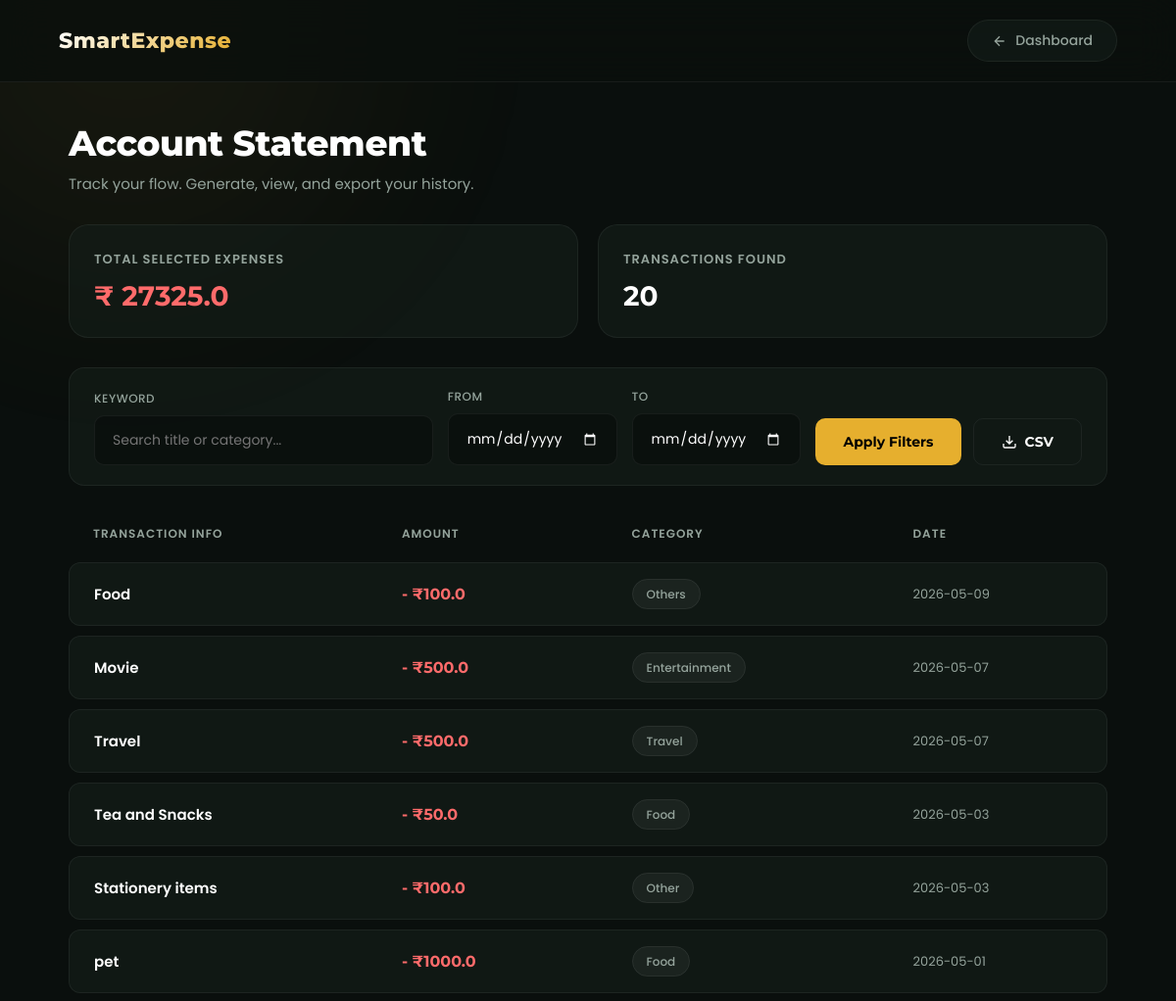
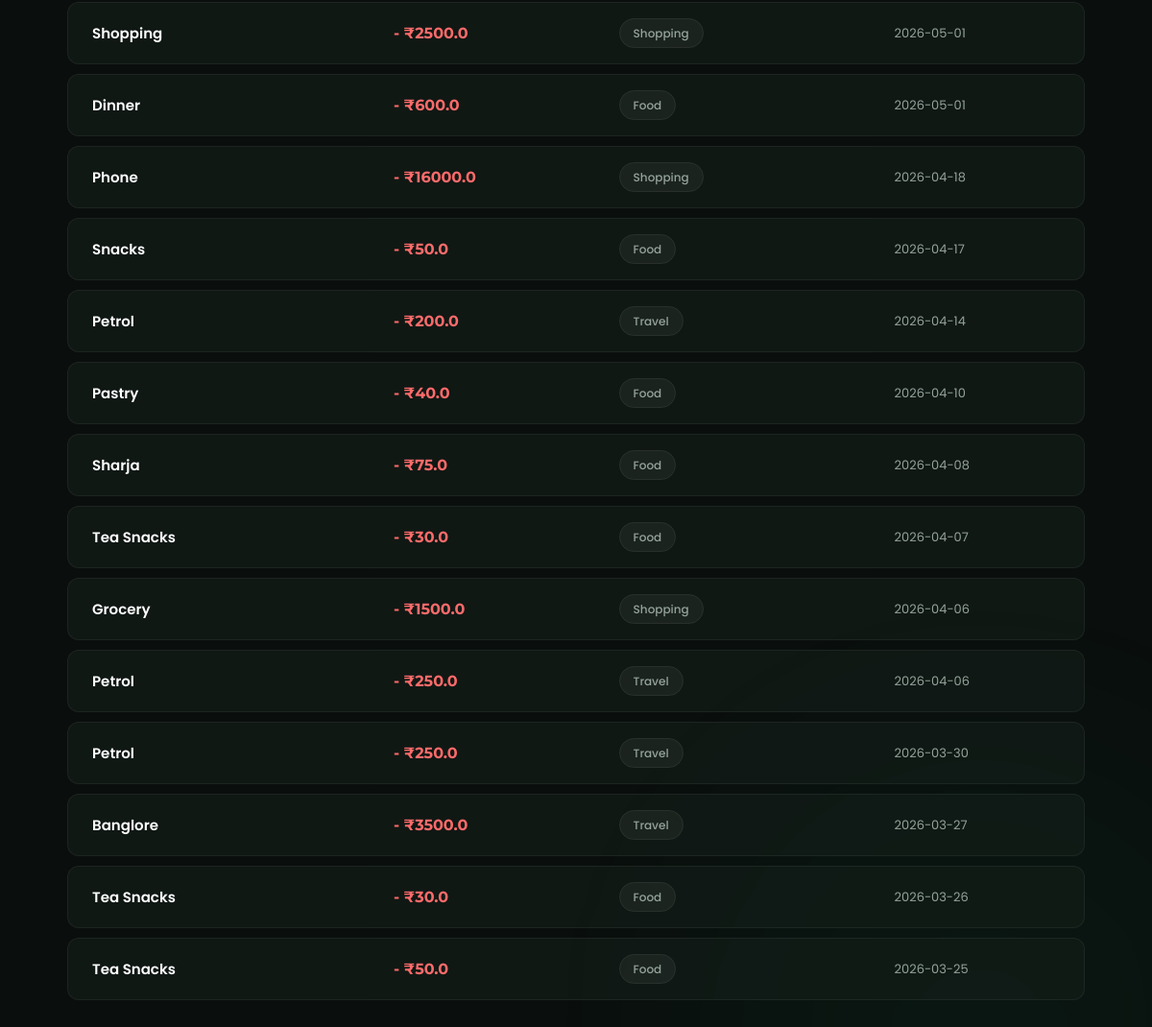
Screenshot of /statement (signed in) with the database file from the repository (2 pictures, top to bottom).
### tables this page shows
CREATE TABLE expenses (
                id INTEGER PRIMARY KEY AUTOINCREMENT,
                user_email TEXT,
                title TEXT,
                amount REAL,
                category TEXT,
                date TEXT
            );

### app.py (the view)
@app.route("/statement")
def statement():
    if "user" not in session:
        return redirect("/login")
    search_query = request.args.get('search')
    start_date = request.args.get('start_date')
    end_date = request.args.get('end_date')
    conn = sqlite3.connect(DB_FILE)
    cursor = conn.cursor()
    query = "SELECT title, amount, category, date FROM expenses WHERE user_email = ?"
    params = [session["email"]]
    if search_query:
        query += " AND (title LIKE ? OR category LIKE ?)"
        search_term = f"%{search_query}%"
        params.extend([search_term, search_term])
    if start_date:
        query += " AND date >= ?"
        params.append(start_date)
    if end_date:
        query += " AND date <= ?"
        params.append(end_date)
    query += " ORDER BY date DESC"
    cursor.execute(query, tuple(params))
    expenses = cursor.fetchall()
    total_expense = sum([exp[1] for exp in expenses]) if expenses else 0
    conn.close()
    return render_template(
        "statement.html",
        expenses=expenses,
        total_expense=total_expense
    )

### templates/statement.html (shortened to what this page needs)
<!DOCTYPE html>
<html lang="en">
<head>
</head>
<body>
    <header>
        <div class="logo">SmartExpense</div>
        <a href="/dashboard">
            <svg width="16" height="16" viewBox="0 0 24 24" fill="none" stroke="currentColor" stroke-width="2"><path d="M19 12H5M12 19l-7-7 7-7"/></svg>
            Dashboard
        </a>
    </header>
    <div class="container">
        <div class="header-section">
            <div class="title-wrapper">
                <h1>Account Statement</h1>
                <p>Track your flow. Generate, view, and export your history.</p>
            </div>
        </div>
        <div class="stats-grid">
            <div class="stat-card">
                <span class="stat-label">Total Selected Expenses</span>
                <span class="stat-value expense">₹ {{ total_expense }}</span>
            </div>
            <div class="stat-card">
                <span class="stat-label">Transactions Found</span>
                <span class="stat-value">{{ expenses|length if expenses else 0 }}</span>
            </div>
        </div>
        <div class="controls-card">
            <form action="/statement" method="GET" class="filter-form">
                <div class="input-group" style="flex: 2;">
                    <label for="search">Keyword</label>
                    <input type="text" id="search" name="search" placeholder="Search title or category..." value="{{ request.args.get('search', '') }}">
                </div>
                <div class="input-group">
                    <label for="start_date">From</label>
                    <input type="date" id="start_date" name="start_date" value="{{ request.args.get('start_date', '') }}">
                </div>
                <div class="input-group">
                    <label for="end_date">To</label>
                    <input type="date" id="end_date" name="end_date" value="{{ request.args.get('end_date', '') }}">
                </div>
                <div class="btn-group">
                    <button type="submit" class="btn">Apply Filters</button>
                    <button type="submit" formaction="/export-csv" formmethod="GET" class="btn btn-outline">
                        <svg width="16" height="16" viewBox="0 0 24 24" fill="none" stroke="currentColor" stroke-width="2"><path d="M21 15v4a2 2 0 0 1-2 2H5a2 2 0 0 1-2-2v-4M7 10l5 5 5-5M12 15V3"/></svg>
                        CSV
                    </button>
                </div>
            </form>
        </div>
        <div class="statement-area">
            <table>
                <thead>
                    <tr>
                        <th>Transaction Info</th>
                        <th>Amount</th>
                        <th>Category</th>
                        <th>Date</th>
                    </tr>
                </thead>
                <tbody>
                    {% for exp in expenses %}
                    <tr>
                        <td data-label="Info" class="tx-title">{{ exp[0] }}</td>
                        <td data-label="Amount" class="tx-amount">- ₹{{ exp[1] }}</td>
                        <td data-label="Category"><span class="category-badge">{{ exp[2] }}</span></td>
                        <td data-label="Date" class="tx-date">{{ exp[3] }}</td>
                    </tr>
                    {% endfor %}
                </tbody>
            </table>
        </div>
    </div>
</body>
</html>

### rows the page displays
expenses: title "Food", amount "100.0", category "Others", date "2026-05-09"
expenses: title "Movie", amount "500.0", category "Entertainment", date "2026-05-07"
expenses: title "Travel", amount "500.0", category "Travel", date "2026-05-07"
expenses: title "Tea and Snacks", amount "50.0", category "Food", date "2026-05-03"
expenses: title "Stationery items", amount "100.0", category "Other", date "2026-05-03"
expenses: title "pet", amount "1000.0", category "Food", date "2026-05-01"
expenses: title "Shopping", amount "2500.0", category "Shopping", date "2026-05-01"
expenses: title "Dinner", amount "600.0", category "Food", date "2026-05-01"
expenses: title "Phone", amount "16000.0", category "Shopping", date "2026-04-18"
expenses: title "Snacks", amount "50.0", category "Food", date "2026-04-17"
expenses: title "Petrol", amount "200.0", category "Travel", date "2026-04-14"
expenses: title "Pastry", amount "40.0", category "Food", date "2026-04-10"
expenses: title "Sharja", amount "75.0", category "Food", date "2026-04-08"
expenses: title "Tea Snacks", amount "30.0", category "Food", date "2026-04-07"
expenses: title "Grocery", amount "1500.0", category "Shopping", date "2026-04-06"
expenses: title "Petrol", amount "250.0", category "Travel", date "2026-04-06"
expenses: title "Petrol", amount "250.0", category "Travel", date "2026-03-30"
expenses: title "Banglore", amount "3500.0", category "Travel", date "2026-03-27"
expenses: title "Tea Snacks", amount "30.0", category "Food", date "2026-03-26"
expenses: title "Tea Snacks", amount "50.0", category "Food", date "2026-03-25"

### other values shown
{{ total_expense }} "27325.0"
{{ expenses|length if expenses else 0 }} "20"
